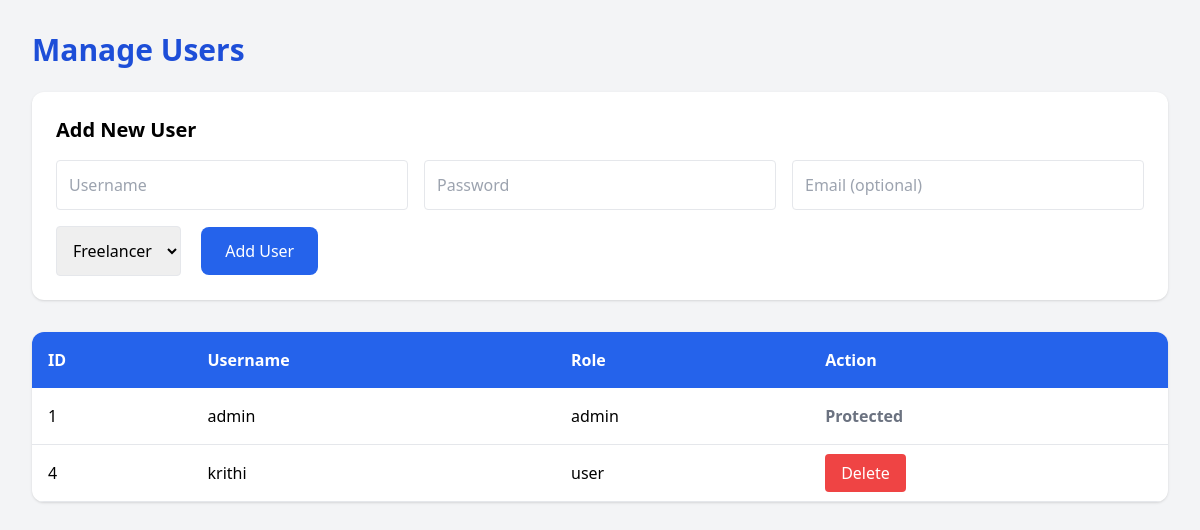
/manage_users (signed in), run on an earlier commit of the app's database.
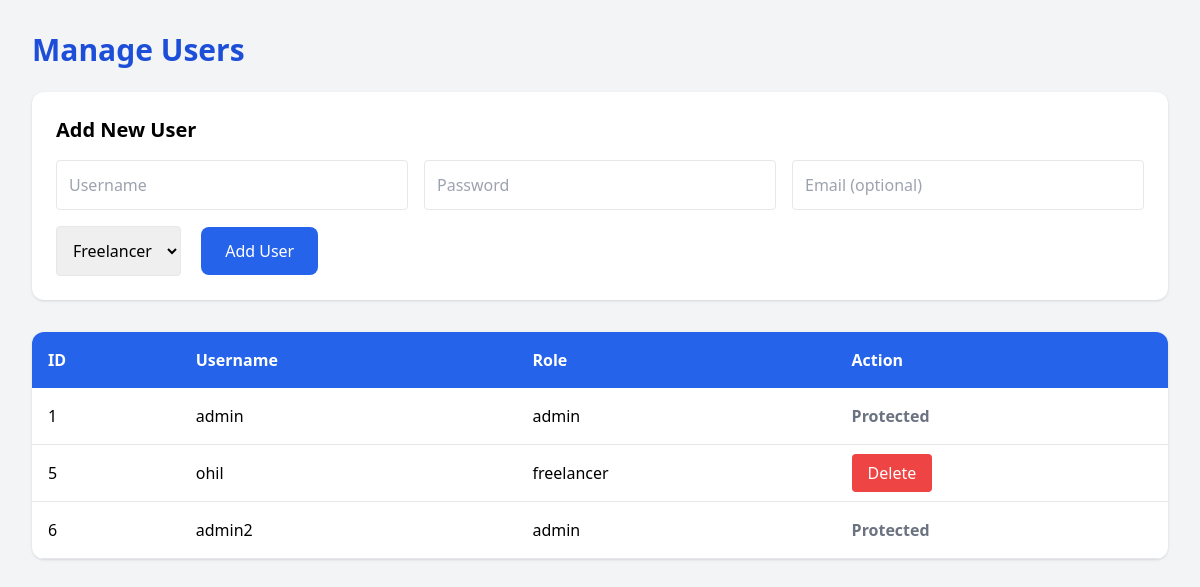
And on a later commit of the database.
### tables this page shows
CREATE TABLE users (
    id INTEGER PRIMARY KEY AUTOINCREMENT,
    username TEXT UNIQUE,
    password TEXT,
    role TEXT
, email TEXT, created_at TIMESTAMP, status TEXT);

### app.py (the view, shortened to what this page needs)
@app.route("/manage_users", methods=["GET", "POST"])
@admin_required
def manage_users():
    conn = get_db_connection()
    error = None
    users = conn.execute("SELECT * FROM users").fetchall()
    close_db_connection(conn)
    return render_template("manage_users.html", users=users, error=error)

### app.py (called while the page is built)
def admin_required(f):
    @wraps(f)
    def decorated_function(*args, **kwargs):
        if "user_id" not in session:
            return redirect("/login")
        if session.get("role") != "admin":
            return "Access Denied", 403
        return f(*args, **kwargs)
    return decorated_function

### database.py (called while the page is built)
def get_db_connection():
    conn = sqlite3.connect(DATABASE_PATH)
    conn.row_factory = sqlite3.Row
    return conn

def close_db_connection(conn):
    if conn:
        conn.close()

### templates/manage_users.html (shortened to what this page needs)
<!DOCTYPE html>
<html>
<head>
<script src="https://cdn.tailwindcss.com"></script>
</head>
<body class="bg-gray-100 p-8">
<h1 class="text-3xl font-bold mb-6 text-blue-700">
Manage Users
</h1>
<div class="bg-white p-6 rounded-xl shadow mb-8">
<h2 class="text-xl font-bold mb-4">
Add New User
</h2>
<form method="POST">
<div class="grid grid-cols-3 gap-4">
<input
type="text"
name="username"
placeholder="Username"
class="border p-3 rounded"
required>
<input
type="password"
name="password"
placeholder="Password"
class="border p-3 rounded"
required>
<input
type="email"
name="email"
placeholder="Email (optional)"
class="border p-3 rounded">
</div>
<div class="mt-4">
<select
name="role"
class="border p-3 rounded">
<option value="freelancer">Freelancer</option>
</select>
<button
class="ml-4 bg-blue-600 hover:bg-blue-700 text-white px-6 py-3 rounded-lg">
Add User
</button>
</div>
</form>
</div>
<div class="bg-white rounded-xl shadow overflow-hidden">
<table class="w-full">
<tr class="bg-blue-600 text-white">
<th class="p-4 text-left">ID</th>
<th class="p-4 text-left">Username</th>
<th class="p-4 text-left">Role</th>
<th class="p-4 text-left">Action</th>
</tr>
{% for user in users %}
<tr class="border-b">
<td class="p-4">{{ user.id }}</td>
<td class="p-4">{{ user.username }}</td>
<td class="p-4">{{ user.role }}</td>
<td class="p-4">
{% if user.role != "admin" %}
<a href="/delete_user/{{ user.id }}"
class="bg-red-500 hover:bg-red-600 text-white px-4 py-2 rounded">
Delete
</a>
{% else %}
<span class="text-gray-500 font-semibold">
Protected
</span>
{% endif %}
</td>
</tr>
{% endfor %}
</table>
</div>
</body>
</html>

What changed in the data, as far as the page shows it:
removed users: id "4", username "krithi", role "user"
added users: id "5", username "ohil", role "freelancer"
added users: id "6", username "admin2", role "admin", shows "Protected"
